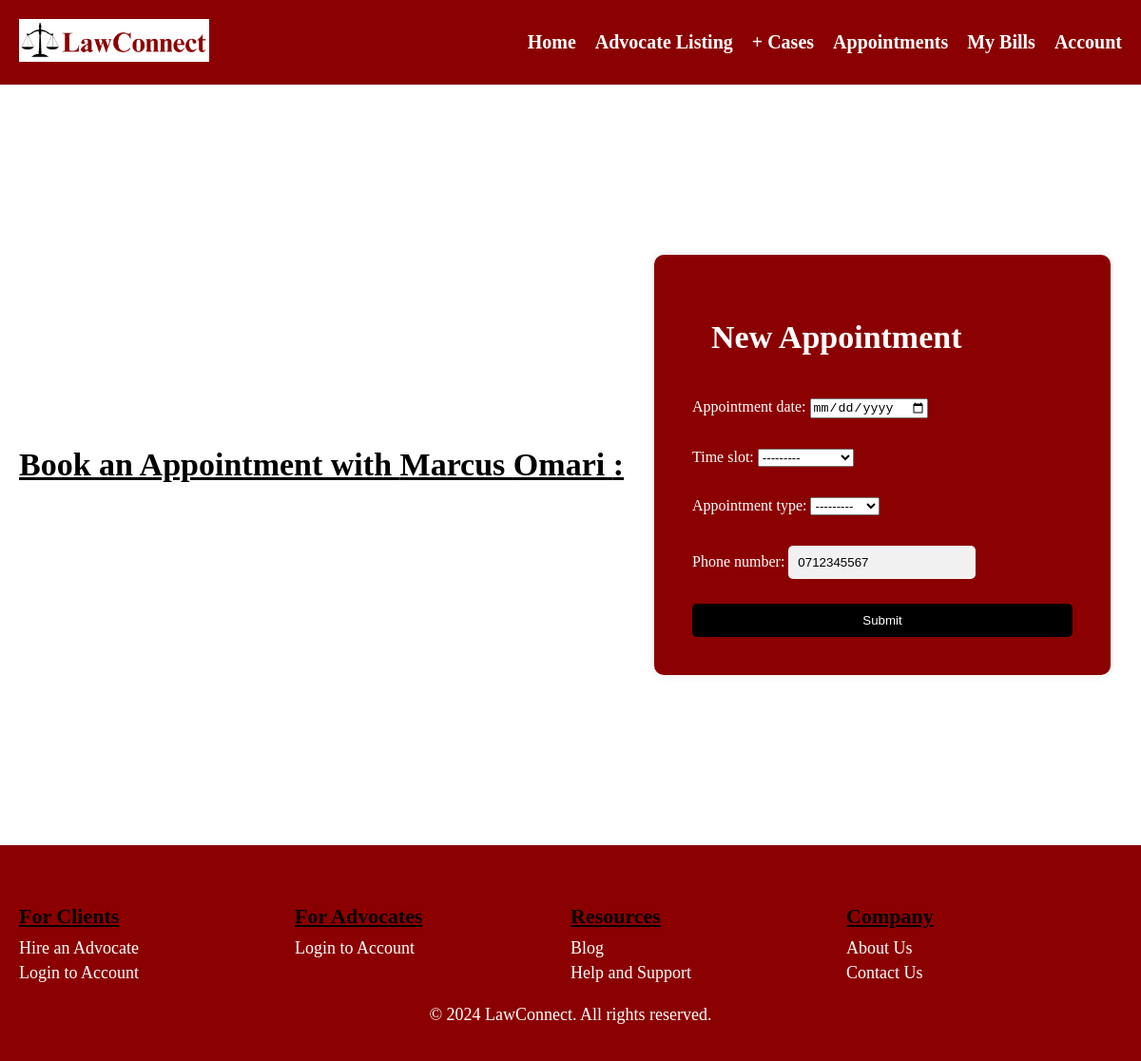
Screenshot of /lawapp/make_appt/1/ (signed in) with the database file from the repository.
### lawapp/models.py (models this page shows, shortened)
class AdvocateDetails(models.Model):
    user = models.OneToOneField(User, on_delete=models.CASCADE, default=1)
    profile_pic = models.ImageField(upload_to='images/advoc_profile_pics', default='images/default_avatar.png')
    first_name = models.CharField(max_length=100)
    last_name = models.CharField(max_length=100)
    GENDER_CHOICES = (
        ('male', 'Male'),
        ('female', 'Female'),
        ('other', 'Other'),
    )
    gender = models.CharField(max_length=10, choices=GENDER_CHOICES, default='male')
    phone_number = models.CharField(max_length=20, null=True, blank=True)
    CATEGORY_CHOICES = (
        ('general_practice', 'General Practice'),
        ('corporate_law', 'Corporate Law'),
        ('criminal_defense', 'Criminal Defense'),
        ('environmental_law', 'Environmental Law'),
        ('entertainment_law', 'Entertainment Law'),
        ('family_law', 'Family Law'),
        ('finance_law', 'Finance Law'),
        ('immigration_law', 'Immigration Law'),
        ('land_law', 'Land Law'),
    )
    category = models.CharField(max_length=20, choices=CATEGORY_CHOICES)
    law_firm = models.CharField(max_length=100, null=True, blank=True)
    county = models.CharField(max_length=100)
    address = models.CharField(max_length=255, null=True, blank=True)
    postal_address = models.CharField(max_length=100, null=True, blank=True)
    experience = models.PositiveIntegerField(validators=[MaxValueValidator(80)], default=1)
    bio = models.TextField(null=True, blank=True)
    practicing_certificate = models.FileField(upload_to='documents/practicing_certificates', null=True, blank=True)

class ClientDetails(models.Model):
    user = models.OneToOneField(User, on_delete=models.CASCADE, default=1)
    profile_pic = models.ImageField(upload_to='images/client_profile_pics', default='images/default_avatar.png')
    first_name = models.CharField(max_length=100)
    last_name = models.CharField(max_length=100)
    phone_number = models.CharField(max_length=20, null=True, blank=True)
    city = models.CharField(max_length=100)
    postal_address = models.CharField(max_length=100, null=True, blank=True)

### lawapp/views.py (the view)
# urls.py: path("make_appt/<int:advocate_id>/", views.make_appt, name="make_appt"),
def make_appt(request, advocate_id):
    advocate_details = get_object_or_404(AdvocateDetails, id=advocate_id)
    client_details = get_object_or_404(ClientDetails, user=request.user)
    initial_data = {
        'phone_number': client_details.phone_number,
    }
    if request.method == 'POST':
        form = AppointmentForm(request.POST)
        if form.is_valid():
            appointment_obj = form.save(commit=False)
            appointment_obj.client = request.user
            appointment_obj.advocate_id = advocate_id
            appointment_obj.save()
            messages.success(request, 'Appointment booked successfully.')
            return redirect('client_appts')
        else:
            messages.error(request, 'Failed to book appointment. Please check the form.')
    else:
        form = AppointmentForm(initial=initial_data)
    context = {
        'form': form ,
        'advocate_details': advocate_details,
        'client_details': client_details,
        }
    return render(request, "lawapp/client/make_appt.html", context)

### lawapp/forms.py (shortened to what this page needs)
class AppointmentForm(forms.ModelForm):
    class Meta:
        model = Appointment
        fields = ['appointment_date', 'time_slot', 'appointment_type', 'phone_number']
        widgets = {
            'appointment_date': forms.DateInput(attrs={'type': 'date', 'min': date.today().strftime('%Y-%m-%d')}),
        }
        input_formats = {
            'appointment_date': ['%Y-%m-%d'],
        }

### lawapp/templates/lawapp/client/make_appt.html (shortened to what this page needs)
{% load static %}
<!DOCTYPE html>
<html>
<head>
  <link rel="stylesheet" href="{% static 'css/advocate4.css' %}">
</head>
<body>
  <header>
    <div class="logo">
      <img src="{% static 'images/legal_scales_logo.png' %}" alt="LawConnect Logo">
    </div>
    <nav>
      <ul>
          <li><a href="{% url 'client_dash' %}">Home</a></li>
          <li><a href="{% url 'advoc_list' %}">Advocate Listing</a></li>
          <li class="dropdown">
            <a href="#" class="dropbtn">+ Cases</a>
          </li>
          <li><a href="{% url 'client_appts' %}">Appointments</a></li>
          <li><a href="{% url 'client_bills' %}">My Bills</a></li>
          <li class="dropdown">
            <a href="#" class="dropbtn">Account</a>
          </li>
      </ul>
    </nav>
  </header>
  <section class="appt-section">
    <h1>Book an Appointment with {{ advocate_details.first_name }} {{ advocate_details.last_name }} :</h1>
    <div class="appt-content">
        <h1>New Appointment</h1>
        <form id="appt-form" class="appt-form" action="{% url 'make_appt' advocate_id=advocate_details.user.id%}" method="POST">
          {{ form.as_p }}
          <button type="submit" name="login-form-submit">Submit</button>
        </form>
    </div>
  </section>
  <footer>
    <div class="footer-columns">
      <div class="footer-column">
        <h3>For Clients</h3>
        <ul>
          <li><a href="{% url 'client_dash' %}">Hire an Advocate</a></li>
          <li><a href="{% url 'login' %}">Login to Account</a></li>
        </ul>
      </div>
      <div class="footer-column">
        <h3>For Advocates</h3>
        <ul>
          <li><a href="{% url 'login' %}">Login to Account</a></li>
        </ul>
      </div>
      <div class="footer-column">
        <h3>Resources</h3>
        <ul>
          <li><a href="#">Blog</a></li>
          <li><a href="#">Help and Support</a></li>
        </ul>
      </div>
      <div class="footer-column">
        <h3>Company</h3>
        <ul>
          <li><a href="#">About Us</a></li>
          <li><a href="#">Contact Us</a></li>
        </ul>
      </div>
    </div>
    <p>© 2024 LawConnect. All rights reserved.</p>
  </footer>
</body>
</html>

### lawapp/static/css/advocate4.css (style rules this page uses)
body { margin: 0; font-family: 'Times New Roman', Times, serif; }
header { background-color: #8B0000; padding: 10px 20px; display: flex; align-items: center; justify-content: space-between; }
.logo img { width: 200px; height: auto; margin-top: 10px; margin-bottom: 10px; }
nav ul { list-style: none; margin: 0; padding: 0; display: flex; }
nav ul li { margin-left: 20px; }
nav ul li a { color: #FFFFFF; text-decoration: none; font-weight: bold; font-size: 20px; }
.dropdown { position: relative; display: inline-block; }
footer { background-color: #8B0000; padding: 20px; text-align: center; }
footer p { color: #FFFFFF; text-align: center; font-size: 18px; }
.footer-columns { display: flex; justify-content: space-between; margin-top: 20px; text-align: left; }
.footer-columns::after { content: ''; flex: 1; }
.footer-column { width: calc(25% - 20px); margin-right: 20px; display: inline-block; vertical-align: top; }
.footer-column h3 { font-size: 22px; margin-bottom: 10px; text-align: left; text-decoration: underline; }
.footer-column ul { margin: 0; padding: 0; list-style: none; }
.footer-column ul li { margin-bottom: 5px; }
.footer-column ul li a { color: #FFFFFF; text-decoration: none; display: block; font-size: 18px; }
.appt-section { display: flex; justify-content: center; align-items: center; height: 100vh; background-color: #FFFFFF; }
.appt-content { background-color: #8B0000; padding: 40px; border-radius: 10px; box-shadow: 0px 0px 10px rgba(0, 0, 0, 0.1); width: 400px; min-width: 60px; margin: 0 auto; }
.appt-section h1 { font-size: 34px; color: #000000; margin-left: 20px; text-decoration: underline; }
.appt-content h1 { font-size: 34px; color: #FFFFFF; text-decoration: none; }
.appt-form { display: flex; flex-direction: column; color: #FFFFFF; }
.appt-form input[type="text"], .appt-form input[type="password"] { padding: 10px; margin-bottom: 10px; border: none; border-radius: 5px; background-color: #f1f1f1; }
.appt-form input[type="text"]::placeholder, .appt-form input[type="password"]::placeholder { color: #000000; }
.appt-form button { padding: 10px 20px; background-color: #000000; color: #fff; border: none; border-radius: 5px; cursor: pointer; }

### rows the page displays
AdvocateDetails: first_name "Marcus", last_name "Omari"
ClientDetails: phone_number "0712345567"
